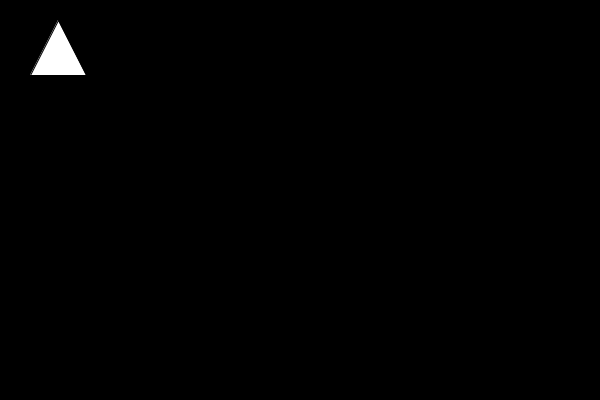
Frame 1 (no input)
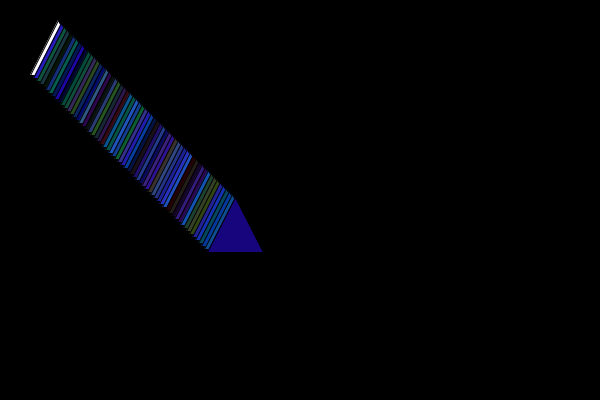
Frame 60 (the mouse pressed at the canvas centre just before this capture)
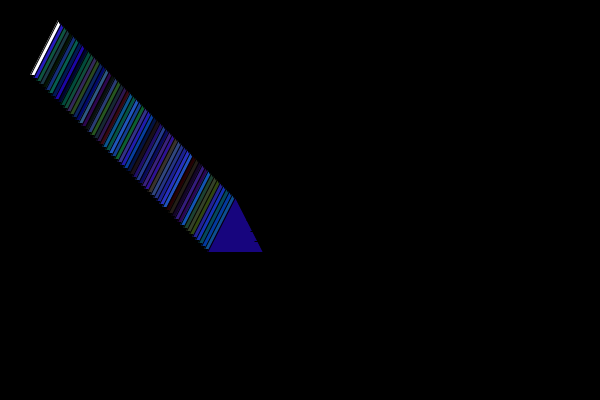
Frame 120 (the mouse held since frame 60 and released just before this capture)

The Processing sketch that drew these frames (run headless with seeded random() and noise(); from frame 60 on, the mouse is pressed at the canvas centre):

// Processing sketch: processing_182975
// ── processing_182975.pde

float mida = 60;
float posicionX = 30;
float posicionY= 75;
float posicionX1= 58;
float posicionY1= 20;
float posicionX2= 86;
float velocitatX = 3;
float velocitatY = 3;

void setup (){
  size(600,400);
  background (0);
}

void draw (){


  triangle(posicionX, posicionY, posicionX1, posicionY1,posicionX2, posicionY);
  fill (random (60),random(100), random(200));
  posicionX = posicionX + velocitatX;
  posicionY = posicionY + velocitatY;
  posicionX1 = posicionX1 + velocitatX;
  posicionY1 = posicionY1 + velocitatY; 
  posicionX2 = posicionX2 + velocitatX;
  //posicionY2 = posicionY + velocitatY; 
  
  if(posicionX>=width||posicionX<=0){
    velocitatX=-velocitatX;
  }
  

  if(posicionY>=height || posicionY<=0){
    velocitatY=-velocitatY;
  }
 
 
  if(posicionX+mida/2>width||posicionX-mida/2<=0){
    velocitatX=-velocitatX;
  }
  
  if(posicionY+mida/2>height||posicionY-mida/2<=0){
    velocitatY=-velocitatY;
  }
  

}

void mousePressed (){
   posicionX=mouseX;
   posicionY=mouseY;
  
   velocitatX = random(-4,10);
   velocitatY = random (-6, 14);
  
   
   mida = random (10,100);

  }
